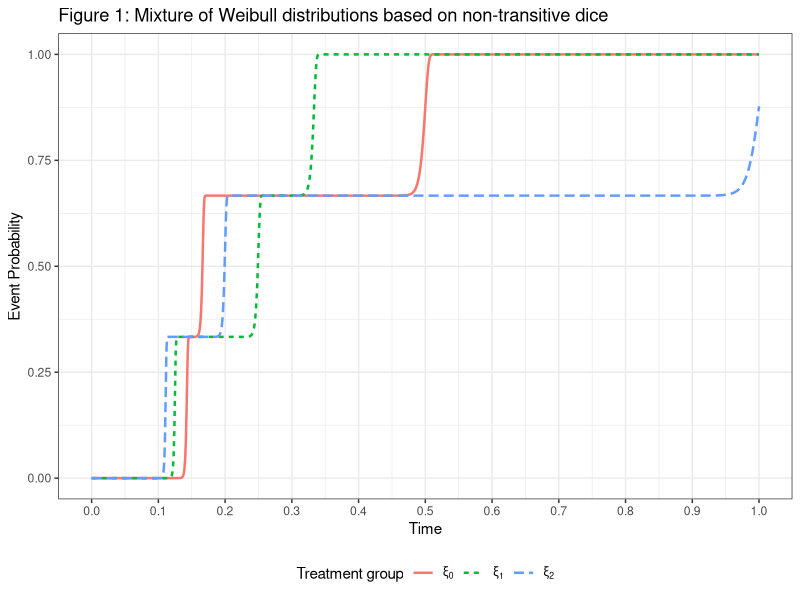

Generate this figure with R:
library(ggplot2)

####################################################

k <- 100
x <- seq(0, 1, 0.001)
xi2 <- (pweibull(x, shape = k, scale = 1/1) + 
          pweibull(x, shape = k, scale = 1/5) + pweibull(x, shape = k, scale = 1/9))/3
xi1 <- (pweibull(x, shape = k, scale = 1/3) + 
          pweibull(x, shape = k, scale = 1/4) + pweibull(x, shape = k, scale = 1/8))/3
xi0 <- (pweibull(x, shape = k, scale = 1/2) + 
          pweibull(x, shape = k, scale = 1/6) + pweibull(x, shape = k, scale = 1/7))/3


d <- data.frame(AVAL = c(xi2, xi1, xi0), 
                TRTP = rep(c("xi2", "xi1", "xi0"), each = length(x)), 
                x = c(x, x, x))

g1 <- d |> ggplot(aes(x = x, y = AVAL, colour  = TRTP, linetype = TRTP)) + 
  geom_line(linewidth = 0.85) +
  scale_color_discrete(labels = c('xi2' = expression(xi[2]),
                                  'xi1' = expression(xi[1]),
                                  'xi0' = expression(xi[0]))) + 
  scale_linetype_discrete(labels = c('xi2' = expression(xi[2]),
                                     'xi1' = expression(xi[1]),
                                     'xi0' = expression(xi[0]))) + 
  theme_bw() + 
  labs(x = "Time", y = "Event Probability", 
       color = "Treatment group", 
       linetype = "Treatment group") + 
  theme(legend.position = "bottom") + 
  scale_x_continuous(breaks = seq(0, 1, 0.1)) + 
  ggtitle("Figure 1: Mixture of Weibull distributions based on non-transitive dice") 

ggsave(filename = "Figure 1.png", plot = g1, width = 8, height = 6, dpi = 300)
